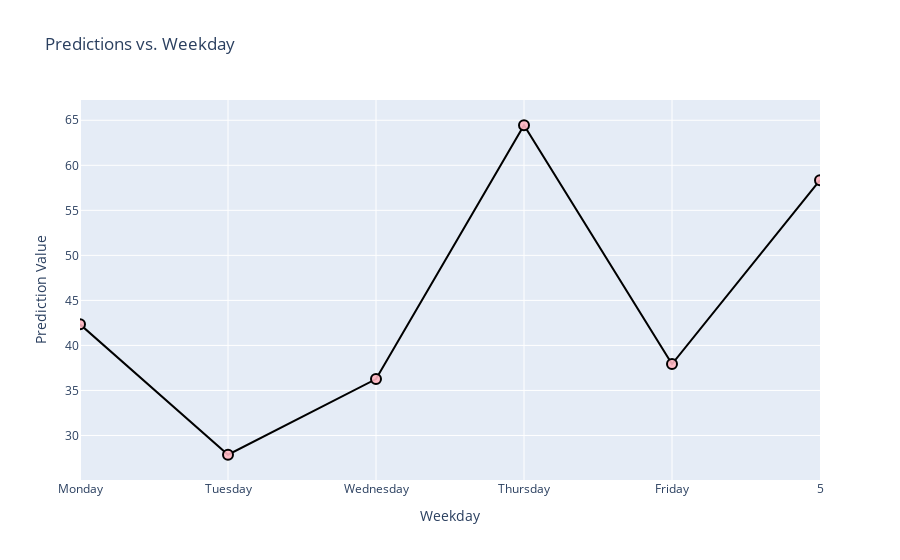

Notebook code for this chart:
### Code cell
import plotly.graph_objs as go

occurrences = 3
defects_count = 69
predictions = []

for weekday in range(6):
    input_data = convert_to_input_data(convert_occurrence_to_array(occurrences, 4), convert_occurrence_to_array(weekday, 5), defects_count)
    prediction = make_prediction(model, input_data)
    predictions.append(prediction[0])  # Flatten the predictions list

print(predictions)

# Create traces
trace = go.Scatter(
    x=list(range(6)),
    y=predictions,
    mode='markers+lines',
    marker=dict(
        size=10,
        color='rgba(255, 182, 193, .9)',
        line=dict(width=2, color='rgb(0, 0, 0)')
    ),
    line=dict(
        color='rgb(0, 0, 0)',
        width=2
    )
)

data = [trace]

# Create layout
layout = go.Layout(
    title='Predictions vs. Weekday',
    xaxis=dict(
        title='Weekday',
        tickvals=list(range(6)),
        ticktext=['Monday', 'Tuesday', 'Wednesday', 'Thursday', 'Friday'],
        range=[0, 5]  # Restrict x-axis scale between values 2 and 4
    ),
    yaxis=dict(
        title='Prediction Value',
    )
)

# Create figure
fig = go.Figure(data=data, layout=layout)

# Plot the figure
fig.show()

### Figure 1 — Plotly figure (JSON) as saved in the notebook; plotly's stock layout.template omitted (floating-point values rounded to 4 significant figures)
{"data": [{"line": {"color": "rgb(0, 0, 0)", "width": 2}, "marker": {"color": "rgba(255, 182, 193, .9)", "line": {"color": "rgb(0, 0, 0)", "width": 2}, "size": 10}, "mode": "markers+lines", "type": "scatter", "x": [0, 1, 2, 3, 4, 5], "y": [42.34, 27.86, 36.26, 64.45, 37.92, 58.35]}], "layout": {"title": {"text": "Predictions vs. Weekday"}, "xaxis": {"range": [0, 5], "ticktext": ["Monday", "Tuesday", "Wednesday", "Thursday", "Friday"], "tickvals": [0, 1, 2, 3, 4, 5], "title": {"text": "Weekday"}}, "yaxis": {"title": {"text": "Prediction Value"}}}}
